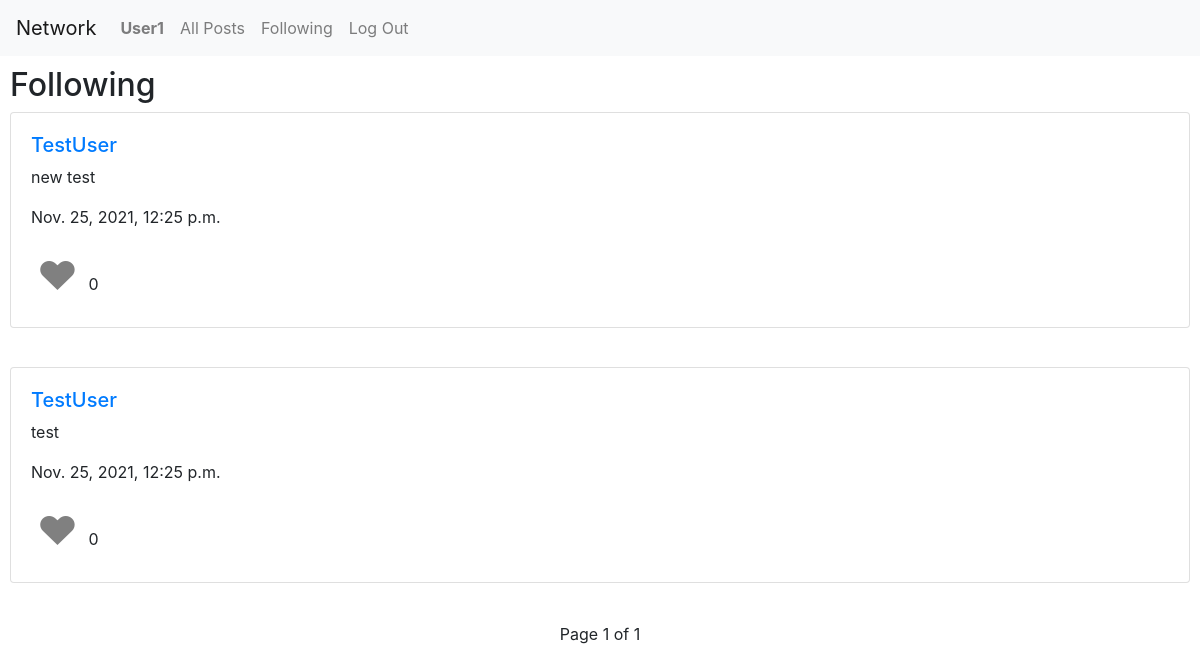
Before: /following (signed in) with the older database file.
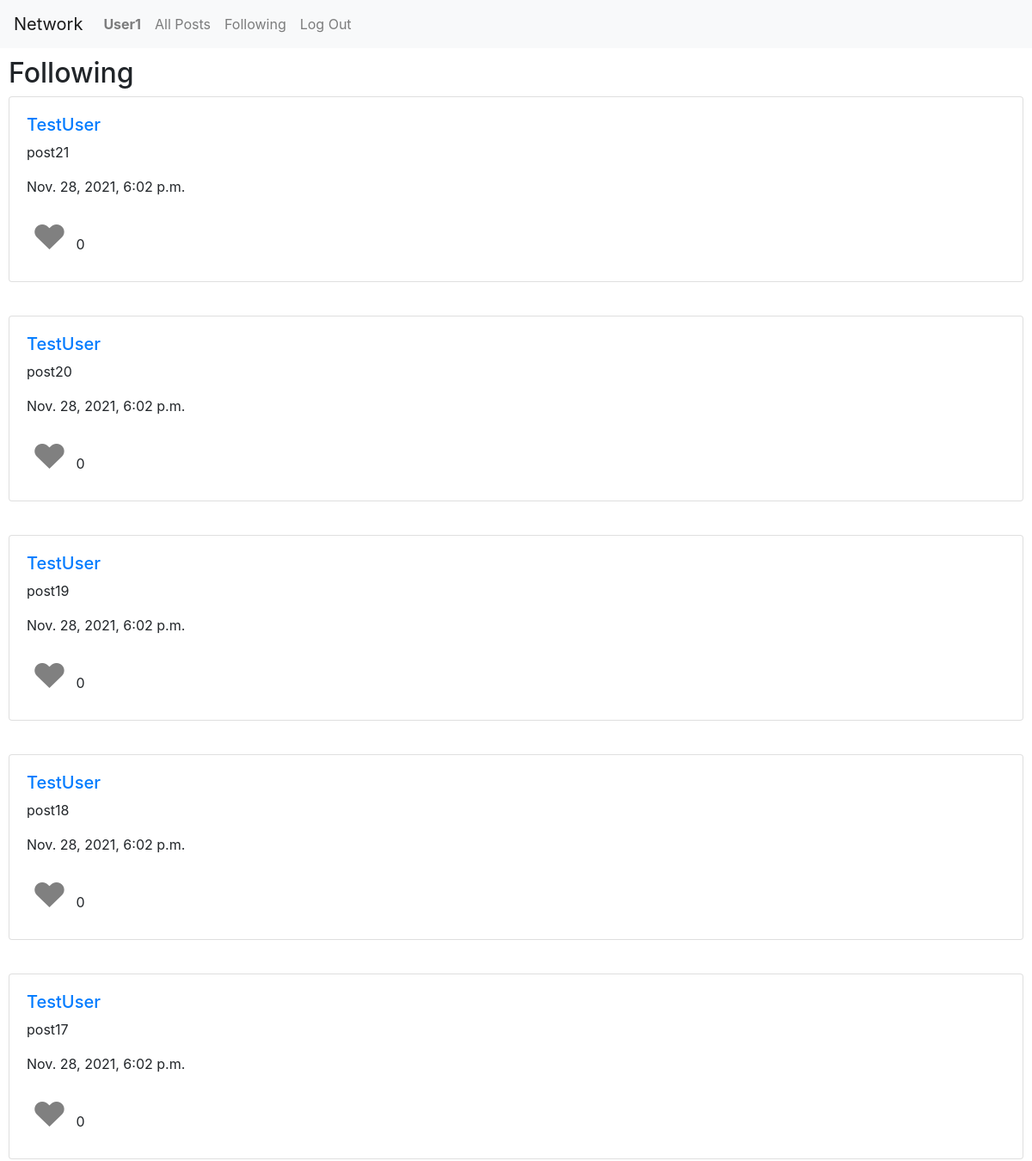
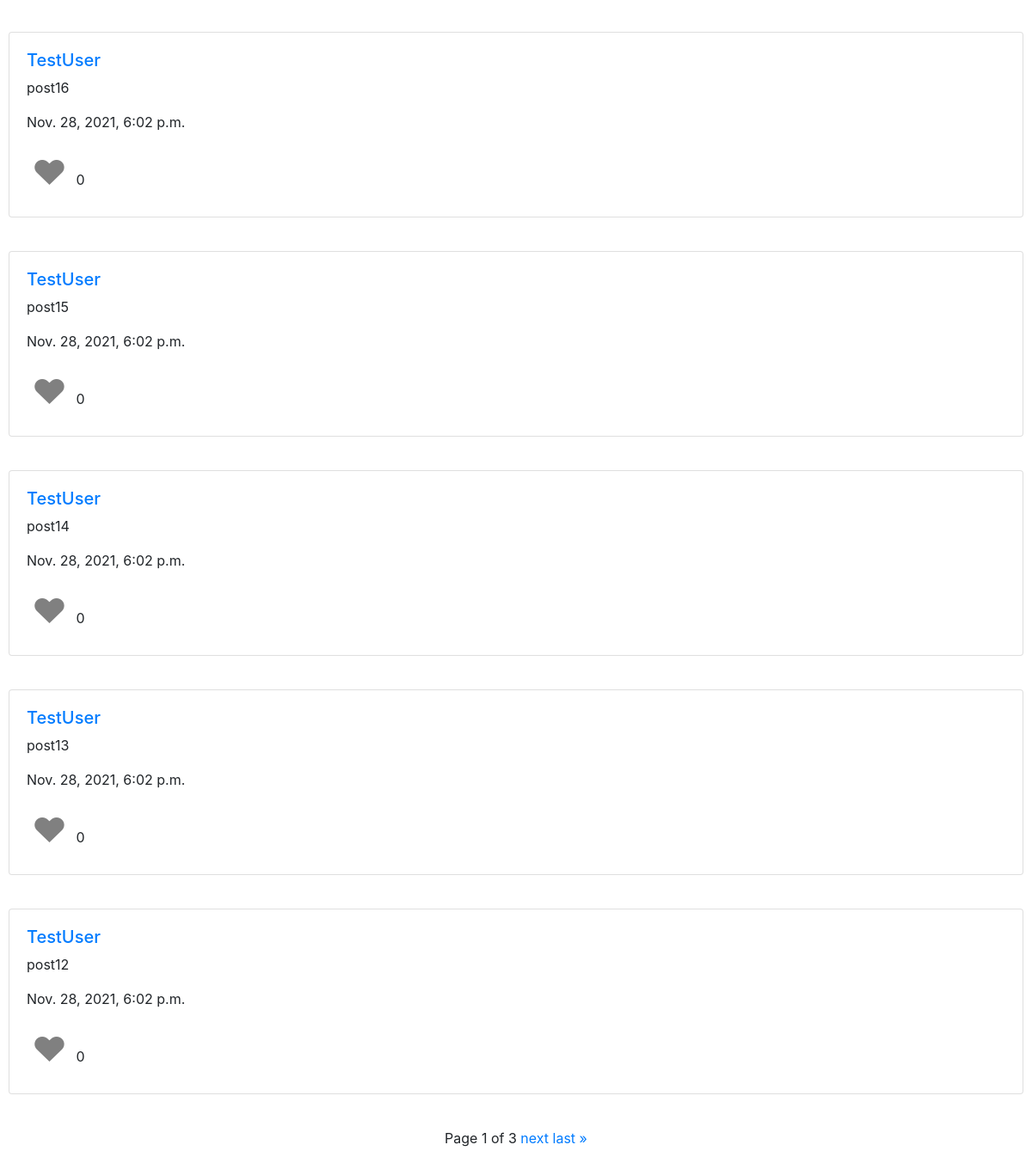
After: the same page with the newer database file (2 pictures, top to bottom).
### network/models.py (models this page shows, shortened)
class User(AbstractUser):
    pass

class Post(models.Model):
    user = models.ForeignKey(User, on_delete=models.CASCADE, related_name="posts")
    created = models.DateTimeField(auto_now_add=True)
    post = models.CharField(max_length=280)
    likes = models.PositiveIntegerField(default=0)

### network/views.py (the view)
# urls.py: path("following", views.following, name="following")
def following(request):
    posts = list()
    following = request.user.following.all()
    for followed_user in following:
        print(followed_user.following)
        for post in Post.objects.all().filter(user = followed_user.following).order_by("-created").all():
            posts.append(post)
    posts.sort(key = attrgetter('created'), reverse = True)
    paginator = Paginator(posts, 10)
    page_number = request.GET.get('page')
    page_obj = paginator.get_page(page_number)
    return render(request, "network/following.html", {
        "posts": page_obj
    })

### network/templates/network/following.html (shortened to what this page needs)
{% extends "network/layout.html" %}
{% load static %}
{% block body %}
    <h2>Following</h2>
    {% for post in posts %}
        <div class="card post">
            <div class="card-body">
                <div class="row">
                    <div class="col-12">
                        <h5><a href="/profile/{{post.user}}">{{post.user}}</a></h5>
                        <p>{{post.post}}</p>
                        <p>{{post.created}}</p>
                        <button class="heart" onclick="clicked(this)" id="{{post.user}}{{post.id}}">&hearts;</button>
                        <span>{{post.likes}}</span>
                    </div>
                </div>
            </div>
        </div>
        <br>
    {% endfor %}
    <div class="pagination">
        <span class="step-links">
            <span class="current">
                Page {{ posts.number }} of {{ posts.paginator.num_pages }}
            </span>
            {% if posts.has_next %}
                <a href="?page={{ posts.next_page_number }}">next</a>
                <a href="?page={{ posts.paginator.num_pages }}">last &raquo;</a>
            {% endif %}
        </span>
    </div>
{% endblock %}

### network/templates/network/layout.html (shortened to what this page needs)
{% load static %}
<!DOCTYPE html>
<html lang="en">
    <head>
        <link rel="stylesheet" href="https://stackpath.bootstrapcdn.com/bootstrap/4.4.1/css/bootstrap.min.css">
        <link href="{% static 'network/styles.css' %}" rel="stylesheet">
    </head>
    <body>
        <nav class="navbar navbar-expand-lg navbar-light bg-light">
            <a class="navbar-brand" href="{% url 'index' %}">Network</a>
            <div>
              <ul class="navbar-nav mr-auto">
                {% if user.is_authenticated %}
                    <li class="nav-item">
                        <a class="nav-link" href="{% url 'profile' user.username %}"><strong>{{ user.username }}</strong></a>
                    </li>
                {% endif %}
                <li class="nav-item">
                  <a class="nav-link" href="{% url 'index' %}">All Posts</a>
                </li>
                {% if user.is_authenticated %}
                    <li class="nav-item">
                        <a class="nav-link" href="{% url 'following' %}">Following</a>
                    </li>
                    <li class="nav-item">
                        <a class="nav-link" href="{% url 'logout' %}">Log Out</a>
                    </li>
                {% endif %}
              </ul>
            </div>
          </nav>
        <div class="body">
            {% block body %}
            {% endblock %}
        </div>
    </body>
</html>

### network/static/network/styles.css (style rules this page uses)
.body { padding: 10px; }
.post { margin-bottom: 15px; }
.heart { background-color: transparent; border: none !important; outline: none !important; font-size: 250%; color: grey; }
.pagination { text-align: center; display: block; }

Changed rows visible on the page:
no longer on this page (row unchanged): Post: user "TestUser", post "new test", created "Nov. 25, 2021, 12:25 p.m.", likes "0"
no longer on this page (row unchanged): Post: user "TestUser", post "test", created "Nov. 25, 2021, 12:25 p.m.", likes "0"
added Post: user "TestUser", post "post21", created "Nov. 28, 2021, 6:02 p.m.", likes "0"
added Post: user "TestUser", post "post20", created "Nov. 28, 2021, 6:02 p.m.", likes "0"
added Post: user "TestUser", post "post19", created "Nov. 28, 2021, 6:02 p.m.", likes "0"
added Post: user "TestUser", post "post18", created "Nov. 28, 2021, 6:02 p.m.", likes "0"
added Post: user "TestUser", post "post17", created "Nov. 28, 2021, 6:02 p.m.", likes "0"
added Post: user "TestUser", post "post16", created "Nov. 28, 2021, 6:02 p.m.", likes "0"
added Post: user "TestUser", post "post15", created "Nov. 28, 2021, 6:02 p.m.", likes "0"
added Post: user "TestUser", post "post14", created "Nov. 28, 2021, 6:02 p.m.", likes "0"
added Post: user "TestUser", post "post13", created "Nov. 28, 2021, 6:02 p.m.", likes "0"
added Post: user "TestUser", post "post12", created "Nov. 28, 2021, 6:02 p.m.", likes "0"
Other visible differences:
{{ posts.paginator.num_pages }}: "1" → "3"
text now shown: "next last »"
